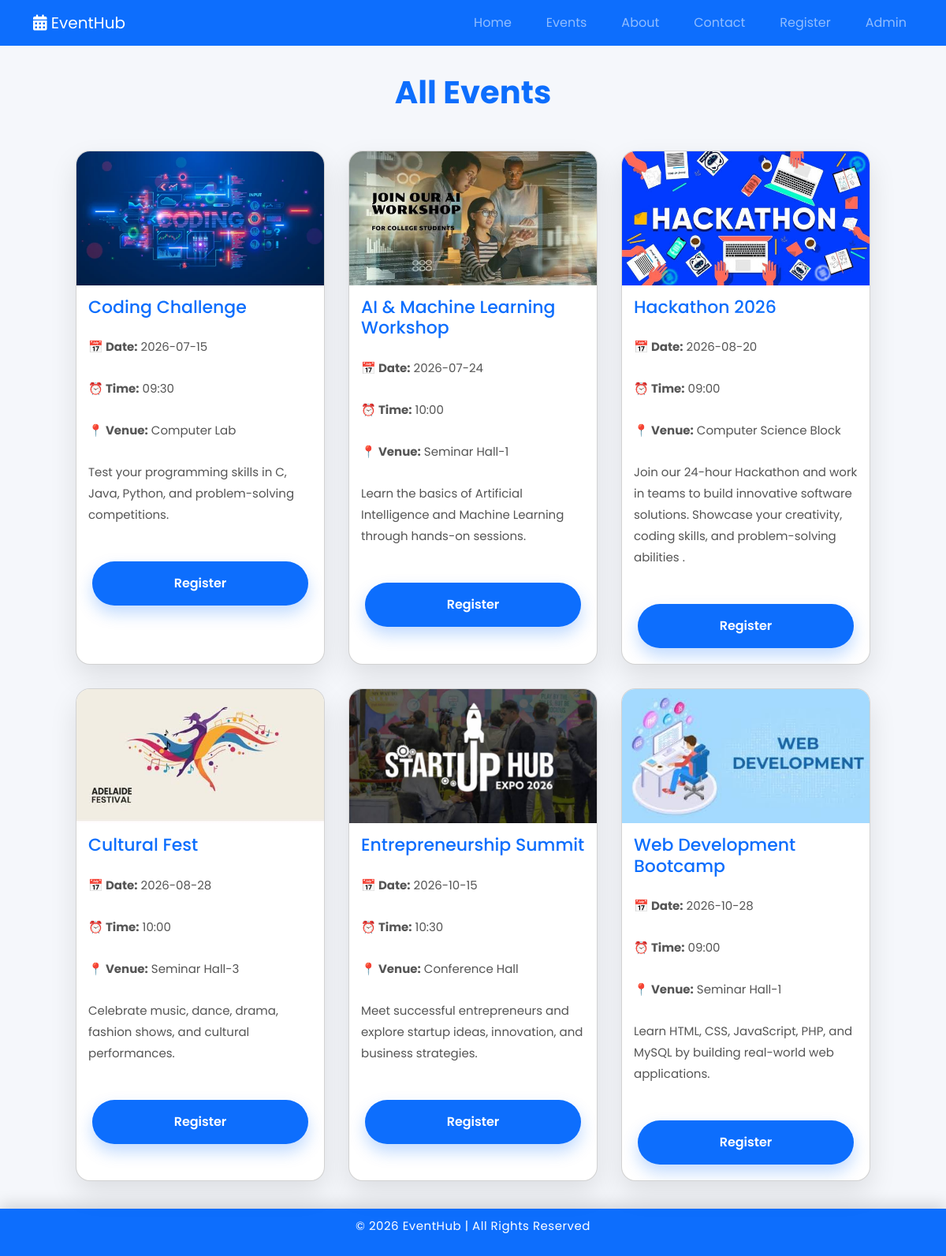
Screenshot of /events.php with the database file from the repository.
### tables this page shows
CREATE TABLE `events` (
  `id` int NOT NULL,
  `title` varchar(100) NOT NULL,
  `description` text NOT NULL,
  `event_date` date NOT NULL,
  `event_time` time NOT NULL,
  `venue` varchar(100) NOT NULL,
  `image` varchar(255) NOT NULL,
  `created_at` timestamp NULL DEFAULT CURRENT_TIMESTAMP
);

### events.php (the view)
<?php
include 'includes/db.php';
include 'includes/header.php';
?>
<section class="events">
<h2 class="page-title">All Events</h2>
<div class="event-container">
<?php
$query = mysqli_query($conn,"SELECT * FROM events ORDER BY event_date ASC");
if(mysqli_num_rows($query)>0)
{
while($row=mysqli_fetch_assoc($query))
{
?>
<div class="card">
<img src="uploads/<?php echo $row['image']; ?>" alt="">
<h3><?php echo $row['title']; ?></h3>
<p><strong>📅 Date:</strong> <?php echo $row['event_date']; ?></p>
<p><strong>⏰ Time:</strong> <?php echo date("H:i", strtotime($row['event_time'])); ?></p>
<p><strong>📍 Venue:</strong> <?php echo $row['venue']; ?></p>
<p><?php echo $row['description']; ?></p>
<a href="register.php?id=<?php echo $row['id']; ?>" class="btn">
Register
</a>
</div>
<?php
}
}
else
{
echo "
<div style='width:100%; text-align:center; padding:80px 0;'>
    <h3>No Events Available</h3>
    <p>Please check back later for upcoming events.</p>
</div>";
}
?>
</div>
</section>
<?php include 'includes/footer.php'; ?>

### includes/header.php (shortened to what this page needs)
<!DOCTYPE html>
<html lang="en">
<head>
<link href="https://cdn.jsdelivr.net/npm/bootstrap@5.3.3/dist/css/bootstrap.min.css" rel="stylesheet">
<link rel="stylesheet" href="css/style.css">
<link rel="stylesheet"
href="https://cdnjs.cloudflare.com/ajax/libs/font-awesome/6.5.2/css/all.min.css">
</head>
<body>
<nav class="navbar navbar-expand-lg navbar-dark bg-primary">
<div class="container">
<a class="navbar-brand" href="index.php">
<i class="fa-solid fa-calendar-days"></i>
EventHub
</a>
<div class="collapse navbar-collapse" id="menu">
<ul class="navbar-nav ms-auto">
<li class="nav-item">
<a class="nav-link" href="index.php">Home</a>
</li>
<li class="nav-item">
<a class="nav-link" href="events.php">Events</a>
</li>
<li class="nav-item">
<a class="nav-link" href="about.php">About</a>
</li>
<li class="nav-item">
<a class="nav-link" href="contact.php">Contact</a>
</li>
<li class="nav-item">
<a class="nav-link" href="register.php">Register</a>
</li>
<li class="nav-item">
<a class="nav-link" href="admin/login.php">Admin</a>
</li>
</ul>
</div>
</div>
</nav>

### includes/footer.php (shortened to what this page needs)
<footer>
<p>© 2026 EventHub | All Rights Reserved</p>
</footer>
</body>
</html>

### css/style.css (style rules this page uses)
* { margin:0; padding:0; box-sizing:border-box; font-family:'Poppins',sans-serif; }
html { scroll-behavior:smooth; }
body { background:#f5f7fb; color:#333; overflow-x:hidden; }
nav ul { display:flex; list-style:none; align-items:center; }
nav ul li { margin-left:28px; }
nav ul li a { text-decoration:none; color:white; font-size:16px; font-weight:500; transition:.3s; position:relative; }
nav ul li a::after { content:''; position:absolute; width:0%; height:2px; left:0; bottom:-6px; background:#ffd43b; transition:.3s; }
.btn { display:inline-block; padding:15px 35px; background:#0d6efd; color:white; border-radius:50px; text-decoration:none; font-weight:600; transition:.35s; box-shadow:0 10px 20px rgba(13,110,253,.25); }
.events { padding:35px 8%; }
.events h2 { text-align:center; font-size:40px; margin-bottom:50px; color:#0d6efd; font-weight:700; }
.event-container { display:grid; grid-template-columns:repeat(auto-fit,minmax(300px,1fr)); gap:30px; }
.card { background:white; border-radius:18px; overflow:hidden; box-shadow:0 15px 35px rgba(0,0,0,.10); transition:.35s; }
.card img { width:100%; height:170px; object-fit:cover; transition:.4s; }
.card h3 { padding: 15px; color:#0d6efd; font-size:22px; }
.card p { padding:0 15px 10px; line-height:1.8; color:#555; font-size: 15px; }
.card .btn { margin:20px; }
footer { background:#0d6efd; color:white; text-align:center; padding:10px; margin-top:auto; box-shadow:0 -5px 20px rgba(0,0,0,.15); }
body { min-height:100vh; display:flex; flex-direction:column; }
footer p { font-size:15px; letter-spacing:.5px; }
.card, .btn, .register-box, .event-image img { transition:.35s ease; }
body { line-height:1.6; }

### rows the page displays
events: image (picture), title "Coding Challenge", event_date "2026-07-15", event_time "09:30", venue "Computer Lab", description "Test your programming skills in C, Java, Python, and problem-solving competitions."
events: image (picture), title "AI & Machine Learning Workshop", event_date "2026-07-24", event_time "10:00", venue "Seminar Hall-1", description "Learn the basics of Artificial Intelligence and Machine Learning through hands-on sessions."
events: image (picture), title "Hackathon 2026", event_date "2026-08-20", event_time "09:00", venue "Computer Science Block", description "Join our 24-hour Hackathon and work in teams to build innovative software solutions. Showcase your creativity, coding skills, and problem-solving abilities ."
events: image (picture), title "Cultural Fest", event_date "2026-08-28", event_time "10:00", venue "Seminar Hall-3", description "Celebrate music, dance, drama, fashion shows, and cultural performances."
events: image (picture), title "Entrepreneurship Summit", event_date "2026-10-15", event_time "10:30", venue "Conference Hall", description "Meet successful entrepreneurs and explore startup ideas, innovation, and business strategies."
events: image (picture), title "Web Development Bootcamp", event_date "2026-10-28", event_time "09:00", venue "Seminar Hall-1", description "Learn HTML, CSS, JavaScript, PHP, and MySQL by building real-world web applications."
